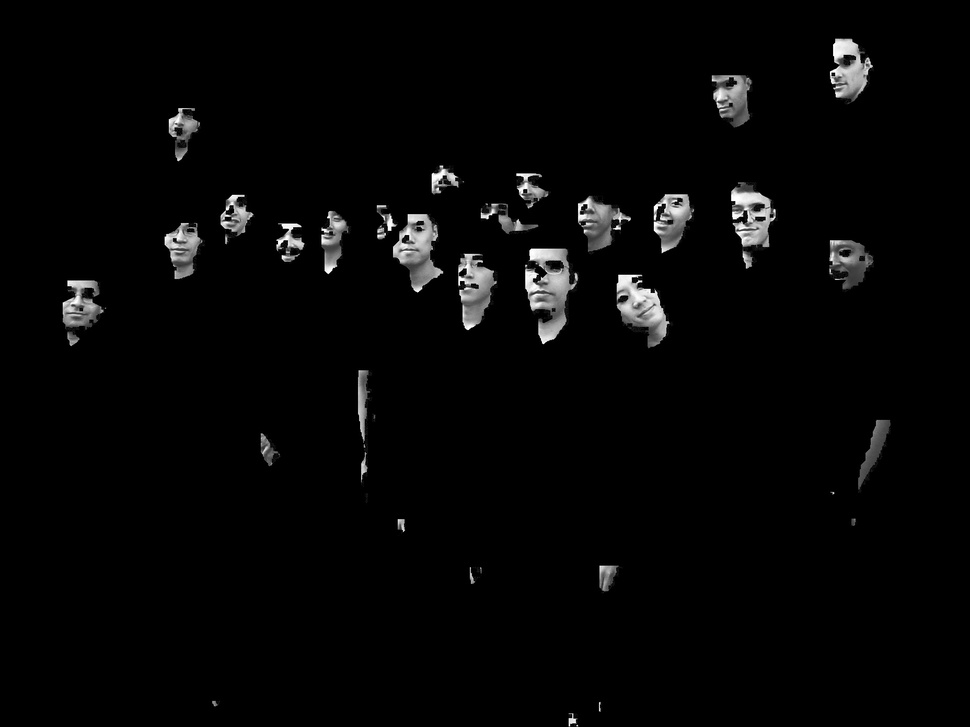
#> input picture Image/masked.jpg, 970 x 727 px, shrunk from 1856 x 1392 before the run, found by its file name
$ python 'TemplateMảchingAll.py'
#> lines starting #> are read from the running program, lines starting #| are printed output that depends on the picture; after the words box and inside, x2 and y2 are one past the last pixel; in counts of white or black regions, pixels touching at a corner belong together
import cv2
import numpy as np
import os

# Read the image and template
image = cv2.imread('D:\masked.jpg', cv2.IMREAD_GRAYSCALE)
#> image is the input picture: shape (727, 970); min 0, max 255, mean 6
images = cv2.imread('D:\workspace\DA Python XLA\Image\Training_1.jpg')
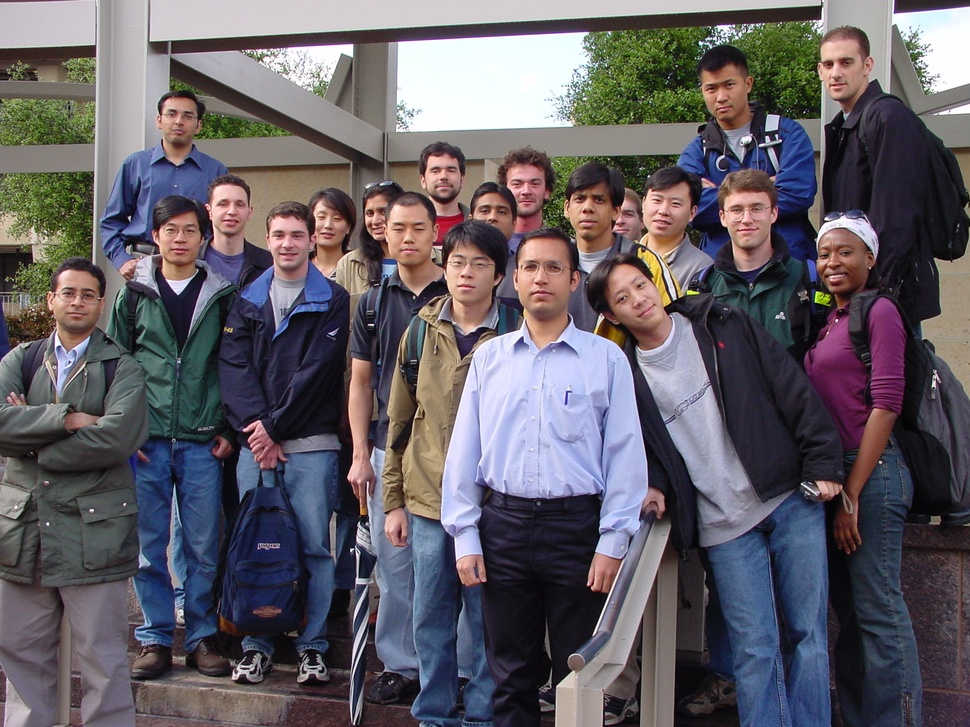
#> input picture Images/Image/Training_1.jpg, 970 x 727 px, shrunk from 1856 x 1392 before the run, found by its file name
#> images is the input picture: shape (727, 970, 3); mean B, G, R 100.6, 93.4, 98.5
# template = cv2.imread('D:\Image\cropped_image_176.png', cv2.IMREAD_GRAYSCALE)
folder_path= 'D:\Image'
for filename in os.listdir(folder_path):
   if filename.endswith(('.jpg', '.png', '.jpeg')):
    image_path = os.path.join(folder_path, filename)

    template = cv2.imread(image_path, cv2.IMREAD_GRAYSCALE)
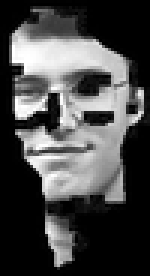
#> input picture Image/cropped_image_106.png, 50 x 92 px, shrunk from 96 x 176 before the run, found by its file name (shown 3 times larger)
#> template is the input picture: shape (92, 50); min 0, max 255, mean 73.4
    # Apply template matching
    res = cv2.matchTemplate(image, template, cv2.TM_SQDIFF)
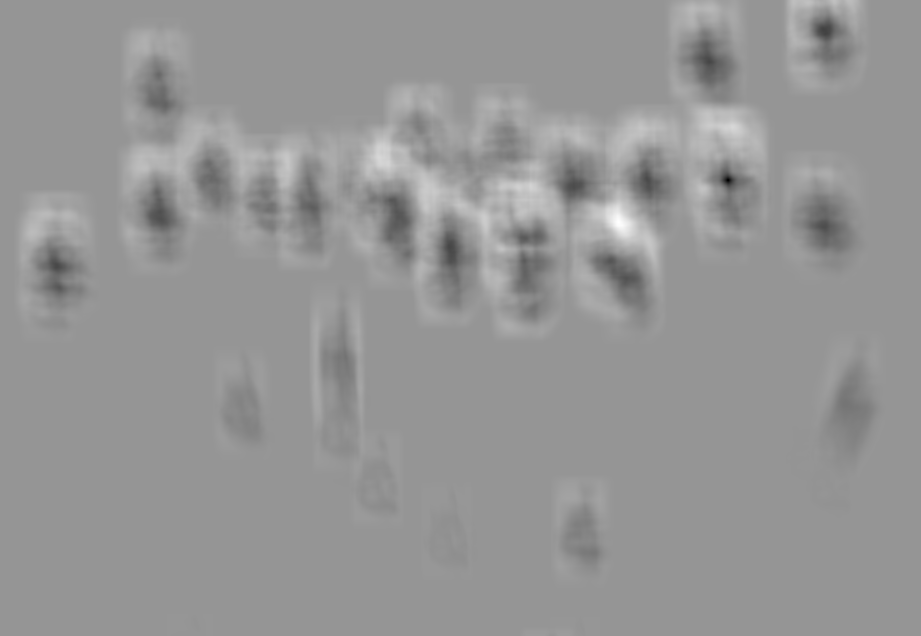
#> res: shape (636, 921) float32; min 1862580, max 101808576, mean 60671676; drawn with min black and max white
    # Find the minimum and maximum values
    min_val, max_val, min_loc, max_loc = cv2.minMaxLoc(res)
#> min_val = 1862580; max_val = 101808576; min_loc = (728, 180); max_loc = (618, 222)
    # Get the top-left corner of the matched region
    top_left = min_loc
#> top_left = (728, 180)
    # Get the bottom-right corner of the matched region
    w, h = template.shape[::-1]
#> w = 50; h = 92
    bottom_right = (top_left[0] + w, top_left[1] + h)
#> bottom_right = (778, 272)
    print(top_left, bottom_right)
#| (728, 180) (778, 272)
    # Draw a rectangle around the matched region
    cv2.rectangle(images, top_left, bottom_right, (255, 255, 0), 2)
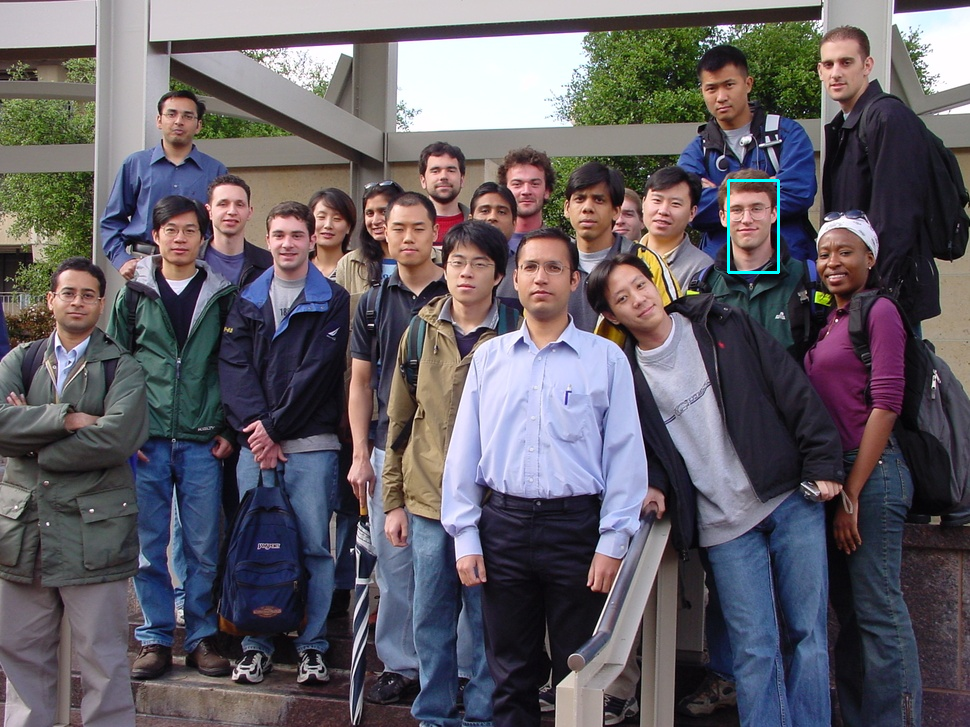
#> images: shape (727, 970, 3); 0.12% of pixels changed, all inside (x1, y1, x2, y2) = (727, 179, 780, 274)
#> pass 2 of the loop `for filename in os.listdir(folder_path):`:
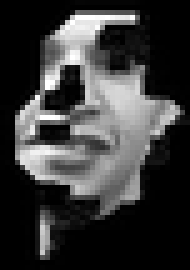
#> input picture Image/cropped_image_126.png, 38 x 54 px, shrunk from 72 x 104 before the run, found by its file name (shown 5 times larger)
#> template is the input picture: shape (54, 38); min 0, max 255, mean 57.4
#> `res = cv2.matchTemplate(image, template, cv2.TM_SQDIFF)`:
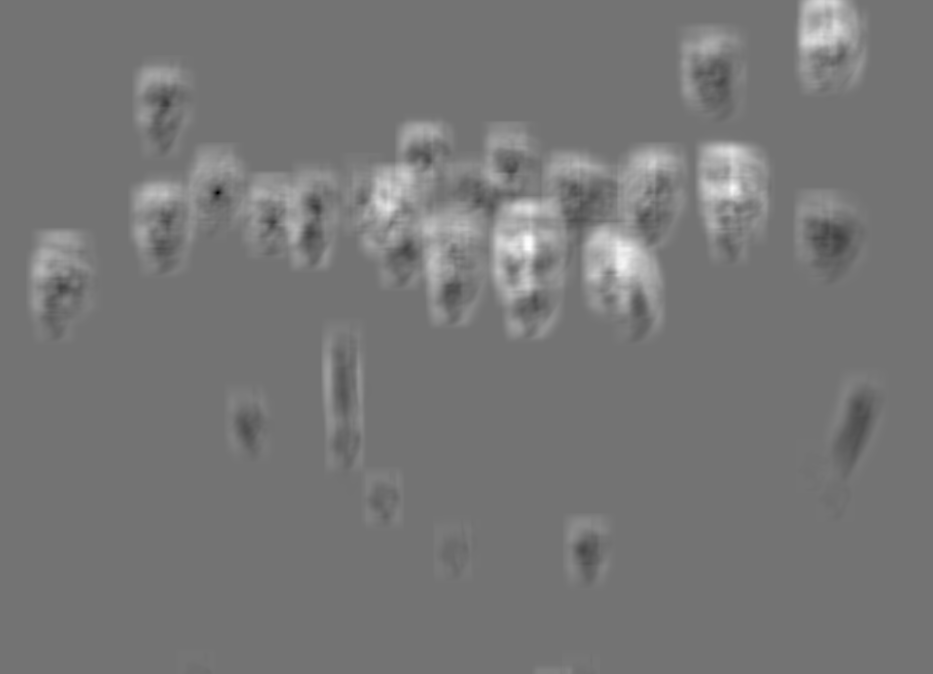
#> res: shape (674, 933) float32; min 695170, max 40732752, mean 19427552; drawn with min black and max white
#> min_val = 695170; max_val = 40732752; min_loc = (217, 192); max_loc = (528, 244)
#> top_left = (217, 192)
#> bottom_right = (255, 246)
#| (217, 192) (255, 246)
#> `cv2.rectangle(images, top_left, bottom_right, (255, 255, 0), 2)`:
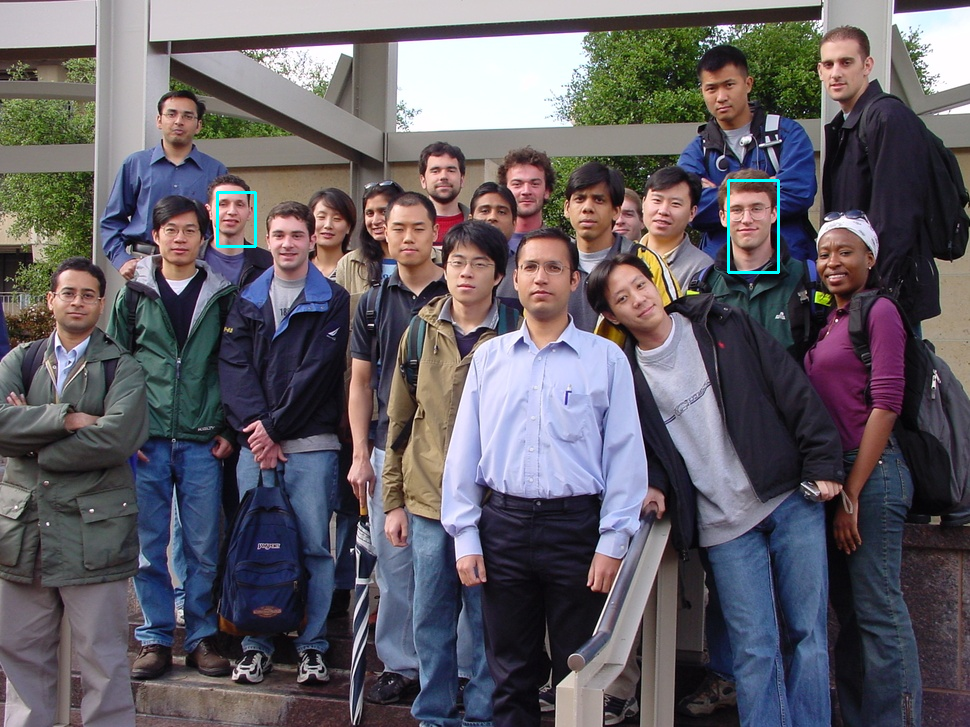
#> images: shape (727, 970, 3); 0.08% of pixels changed, all inside (x1, y1, x2, y2) = (216, 191, 257, 248)
#> pass 3 of the loop `for filename in os.listdir(folder_path):`:
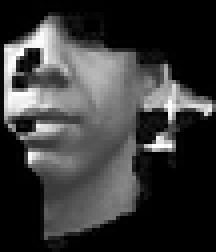
#> input picture Image/cropped_image_130.png, 54 x 63 px, shrunk from 104 x 120 before the run, found by its file name (shown 4 times larger)
#> template is the input picture: shape (63, 54); min 0, max 255, mean 57.5
#> `res = cv2.matchTemplate(image, template, cv2.TM_SQDIFF)`:
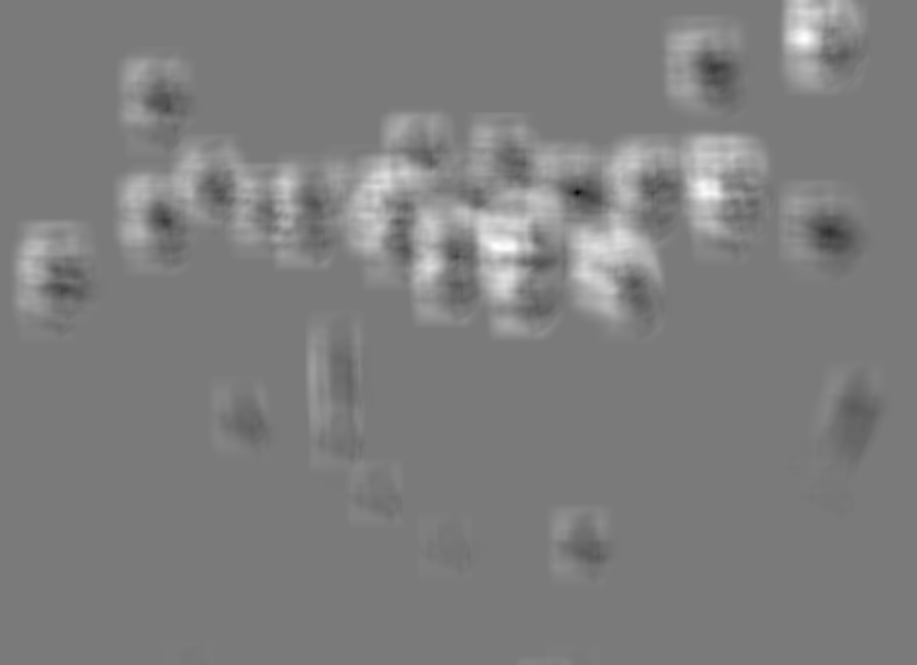
#> res: shape (665, 917) float32; min 111416, max 56711420, mean 28200108; drawn with min black and max white
#> min_val = 111416; max_val = 56711420; min_loc = (577, 192); max_loc = (495, 245)
#> top_left = (577, 192)
#> bottom_right = (631, 255)
#| (577, 192) (631, 255)
#> `cv2.rectangle(images, top_left, bottom_right, (255, 255, 0), 2)`:
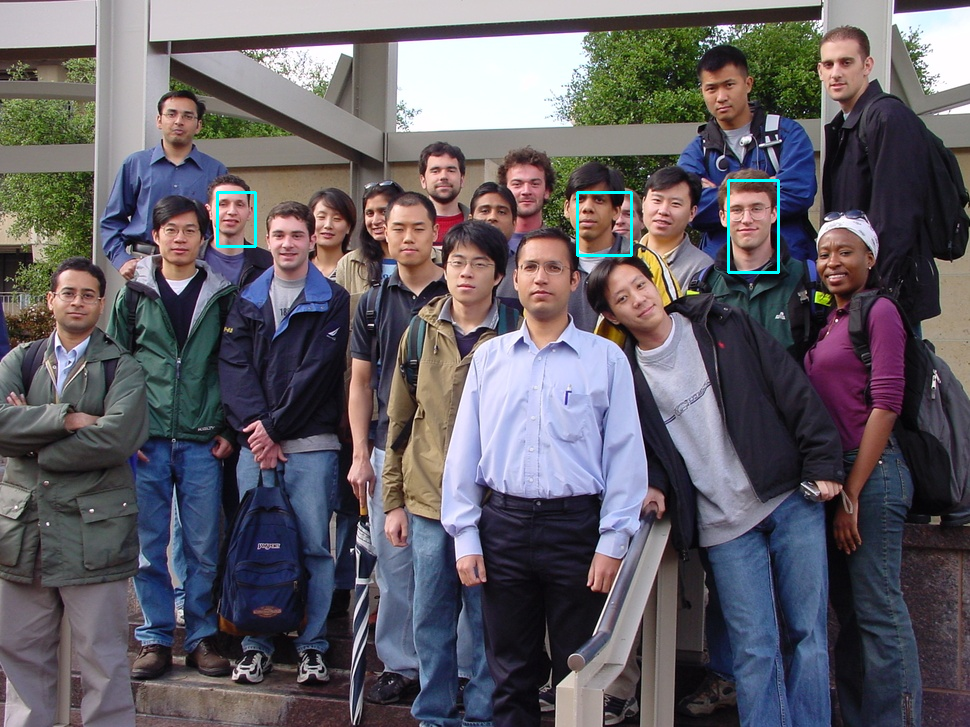
#> images: shape (727, 970, 3); 0.1% of pixels changed, all inside (x1, y1, x2, y2) = (576, 191, 633, 257)
#> the loop made 4 passes; the first 3 are shown

# Show the results
cv2.imshow('Image with matched region', images)
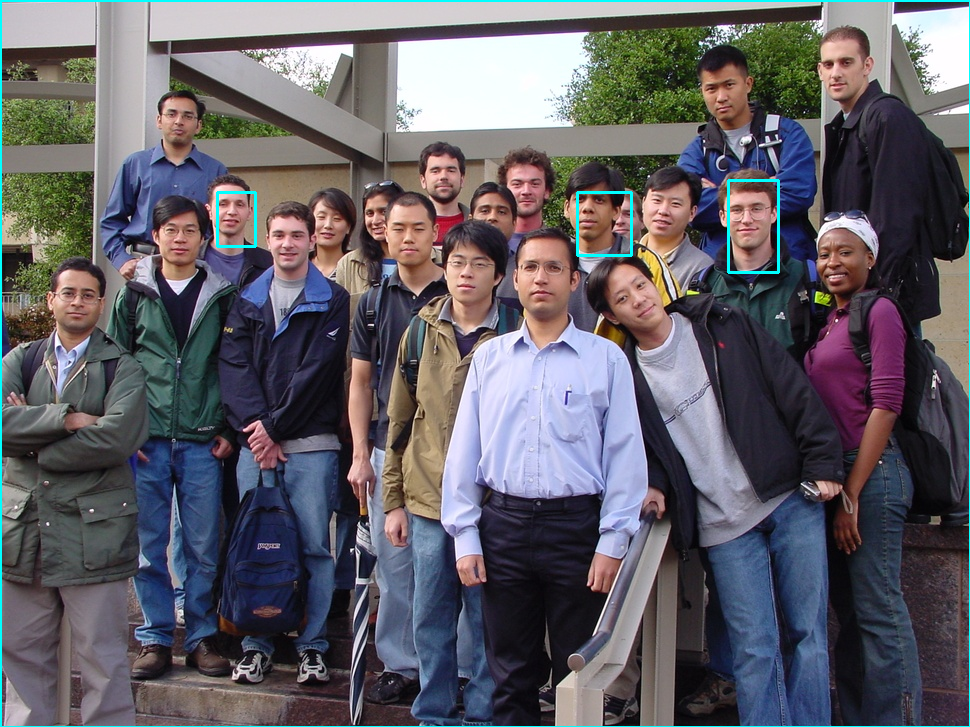
#> window 'Image with matched region': shape (727, 970, 3); mean B, G, R 102, 94.8, 97.2
cv2.imwrite(f'D:\TemplateMatching.png', images)
cv2.waitKey(0)
cv2.destroyAllWindows()


# Apply template matching
#

# # Find the minimum and maximum values
#

# # Get the top-left corner of the matched region
# top_left = min_loc

# # Get the bottom-right corner of the matched region
# w, h = template.shape[::-1]
# bottom_right = (top_left[0] + w, top_left[1] + h)
# print(top_left, bottom_right)
# # Draw a rectangle around the matched region
# cv2.rectangle(images, top_left, bottom_right, (255, 255, 0), 2)

# # Show the results
# cv2.imshow('Image with matched region', images)
# cv2.waitKey(0)
# cv2.destroyAllWindows()
